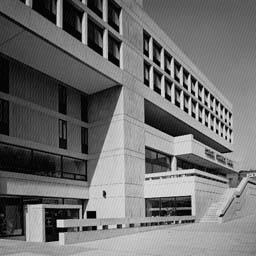
%> input picture xbank.jpg, 256 x 256 px
$ octave HW6main.m   (GNU Octave 9; MATLAB toolbox functions it lacks are replaced by stand-ins)
%> lines starting %> are read from the running program, lines starting %| are printed output that depends on the picture
### moving_avg.m
function [H,amplitude] = moving_avg(u,v,siz)
%> called with siz = 5

H = zeros(length(u),length(v)); M = 1;N = 1;
coeff = (1/siz)^2;

low_ = -floor(siz/2);
high_ = ceil(siz/2);
for x = 1:length(u)
    for y = 1:length(v)
        H(x,y) = coeff*( (exp( -i*(v(y)/N)*low_ ) -exp( -i*(v(y)/N)*high_ ))/ (1 - exp(-i*(v(y)/N))) )* ...
            (( exp(-i*(u(x)/M)*low_) -exp(-i*(u(x)/M)*high_) )/ (1 - exp(-i*u(x)/M))) ;
    end
end

amplitude = zeros(length(u),length(v));
for x = 1:length(u)
    for y = 1:length(v)
        amplitude(x,y) = sqrt( real(H(x,y))^2 + imag(H(x,y))^2 );
    end
end

### butterworth.m
function [H,H_inv] = butterworth(D0,n,siz)

H = zeros(siz,siz);
%A = floor(siz/2);
H_detail = zeros(200,200);

%we need to
for u = -siz:siz
    for v = -siz:siz
        D =  (u^2) + (v^2);
        denom = 1 + (D/D0)^(2*n);
        H(u+siz+1,v+siz+1) = 1/denom;
    end
end

%use ifft2 to transform the padded kernel back to spatial domain with size
%(siz*siz)
H_inv = abs(ifft2(H,siz,siz));
coeff = sum(H_inv(:));
H_inv = H_inv./coeff;


% [9 lines of commented-out code are left out]

### HW6main.m
%%%%% Homework 5 -- EE542
%%%%% by Jiaming Chen
%%%%% 10-22-2017
clear
close all

%% 1 Moving Average

% kernel size 5
[H1a,amplitude1a] = moving_avg(linspace(-pi,pi,200),linspace(-pi,pi,200),5);
figure;mesh(amplitude1a);title('Plot H1a(u,v)')
%> after `title('Plot H1a(u,v)')`:
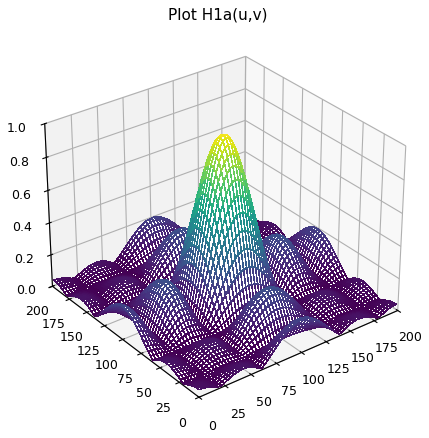
%> figure redrawn from the program's plot data
figure;plot(linspace(-pi,pi,200),amplitude1a(:,100));
title('Plot H1a(u,0)')
%> figure, not shown here; curve peaks at x = -0.0158, y = 1

%kernel 15
[H1b,amplitude1b] = moving_avg(linspace(-pi,pi,200),linspace(-pi,pi,200),15);
figure;mesh(amplitude1b);title('Plot H1b(u,v)')
%> after `title('Plot H1b(u,v)')`:
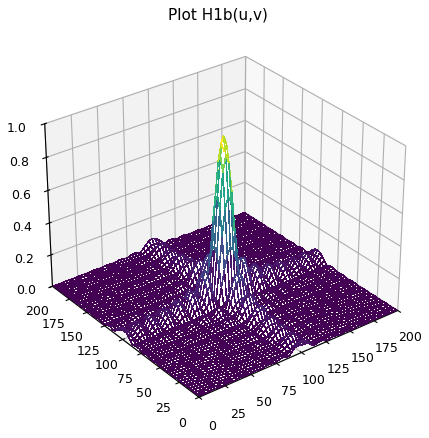
%> figure redrawn from the program's plot data
figure;plot(linspace(-pi,pi,200),amplitude1b(:,100));
title('Plot H1b(u,0)')
%> figure, not shown here; curve peaks at x = -0.0158, y = 0.995

% 4/pi
H1 = zeros(200,1);
H2 = zeros(200,1);
for u = 1:200
    H1(u) = amplitude1a(u,u);
    H2(u) = amplitude1b(u,u);
end

figure;plot(linspace(-pi,pi,200),H1);
hold on;
plot(linspace(-pi,pi,200),H2);
hold off;
title('Plot H1b(u,u) and H1a(u,u)')
%> figure, not shown here; curve peaks at x = -0.0158, y = 1; curve peaks at x = -0.0158, y = 0.995
%% 2 Butterworth

% kernel size 5
[H2a,H2a_inv] = butterworth(pi/2,1,5);
H2a_inv
figure;mesh(H2a);title('H2a')
%> after `title('H2a')`:
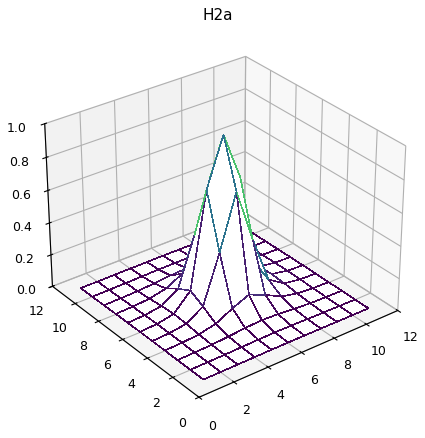
%> figure redrawn from the program's plot data
figure;plot(H2a(:,1));title('H2a')

%kernel size 15
[H2b,H2b_inv] = butterworth(pi/2,1,15);
H2b_inv
figure;mesh(H2b);title('H2b')
figure;plot(H2b(:,1));title('H2b')

% kernel size 5 second order
[H2c,H2c_inv] = butterworth(pi/2,2,5);
H2c_inv
figure;mesh(H2c);title('H2c')
%> after `title('H2c')`:
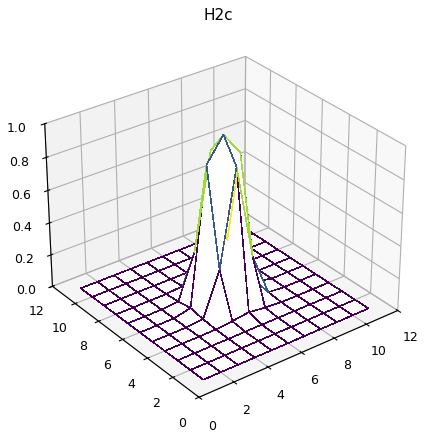
%> figure redrawn from the program's plot data
figure;plot(H2c(:,1));title('H2c')
%> after `title('H2c')`:
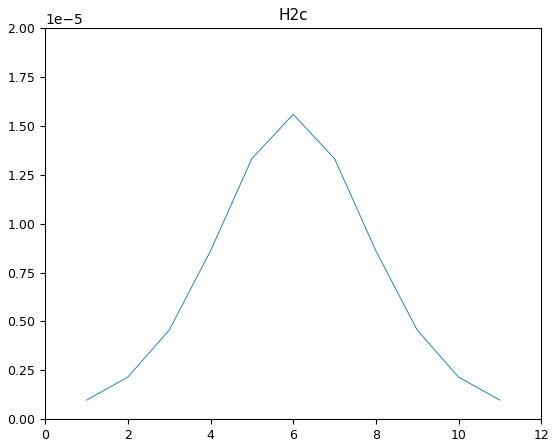
%> figure redrawn from the program's plot data; curve peaks at x = 6, y = 1.56e-05

% kernel size 15 second order
[H2d,H2d_inv] = butterworth(pi/2,2,15);
H2d_inv
figure;mesh(H2d);title('H2d')
%> after `title('H2d')`:
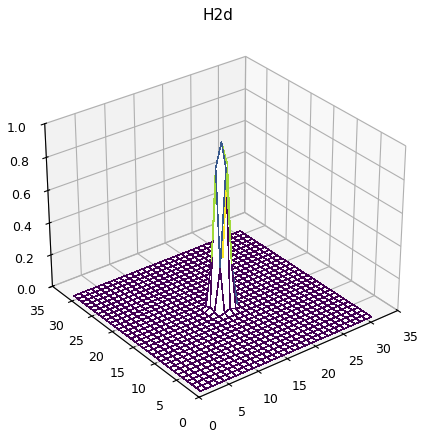
%> figure redrawn from the program's plot data
figure;plot(H2d(:,1));title('H2d')

% testing H2d_inv on real image
f = imread('xbank.jpg');
%> f is the input picture: size 256x256 uint8; min 0, max 236, mean 111.4
filtered = conv2(H2d_inv,double(f));
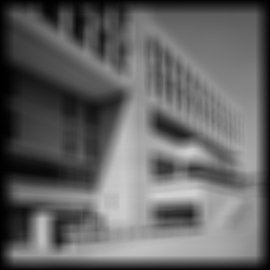
%> filtered: size 270x270 double; min 0.36, max 210.1, mean 100.1
figure;
subplot(2,1,1);imshow(f);title('original image');
subplot(2,1,2);imshow(uint8(filtered));title('filtered image with BLPF n=2 15*15 kernel');
